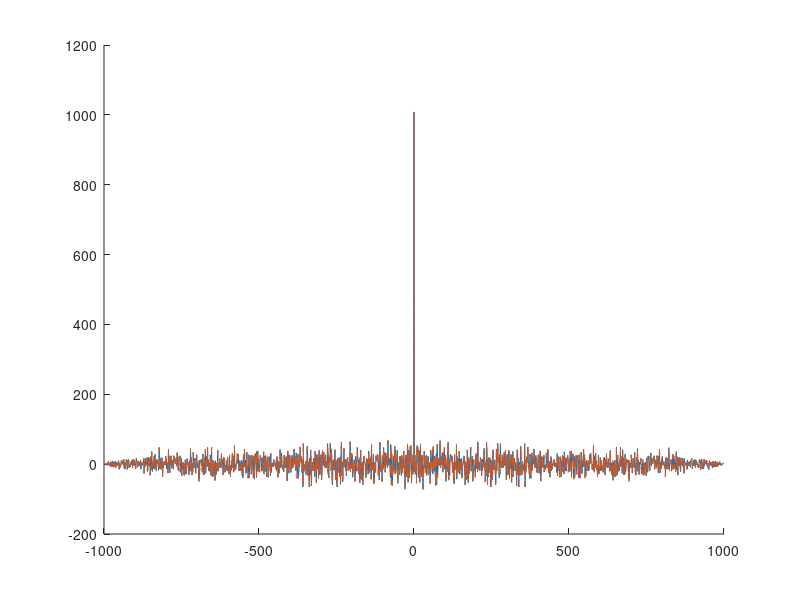

Reproduce this figure in MATLAB.
%% xcorr with FFTs
clear, clc, close all

L = 1000;
x = randn(1, L);
y = filter(ones(1, 5)/5, 1, x);

N = 2*L-1;
cxy = xcorr(x, x);

Cxy = fftshift(ifft(fft(x, N).*conj(fft(x, N))));

figure, hold on
plot(-L+1:L-1, cxy)
plot(-L+1:L-1, Cxy, '--')
